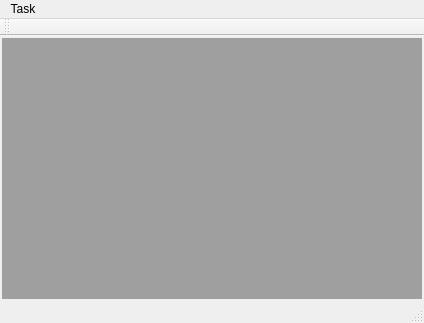
<?xml version="1.0" encoding="UTF-8"?>
<ui version="4.0">
 <class>MainWindow</class>
 <widget class="QMainWindow" name="MainWindow">
  <property name="geometry">
   <rect>
    <x>0</x>
    <y>0</y>
    <width>424</width>
    <height>323</height>
   </rect>
  </property>
  <property name="windowTitle">
   <string>MainWindow</string>
  </property>
  <widget class="QWidget" name="centralWidget">
   <layout class="QGridLayout" name="gridLayout">
    <property name="leftMargin">
     <number>2</number>
    </property>
    <property name="topMargin">
     <number>2</number>
    </property>
    <property name="rightMargin">
     <number>2</number>
    </property>
    <property name="bottomMargin">
     <number>2</number>
    </property>
    <property name="spacing">
     <number>1</number>
    </property>
    <item row="2" column="0">
     <widget class="QMdiArea" name="mdiArea"/>
    </item>
   </layout>
  </widget>
  <widget class="QMenuBar" name="menuBar">
   <property name="geometry">
    <rect>
     <x>0</x>
     <y>0</y>
     <width>424</width>
     <height>21</height>
    </rect>
   </property>
   <widget class="QMenu" name="menuBatch_processing">
    <property name="title">
     <string>Task</string>
    </property>
    <addaction name="actionAddTask"/>
    <addaction name="actionRemoveTask"/>
    <addaction name="separator"/>
    <addaction name="actionExecuteTasks"/>
   </widget>
   <addaction name="menuBatch_processing"/>
  </widget>
  <widget class="QToolBar" name="mainToolBar">
   <attribute name="toolBarArea">
    <enum>TopToolBarArea</enum>
   </attribute>
   <attribute name="toolBarBreak">
    <bool>false</bool>
   </attribute>
  </widget>
  <widget class="QStatusBar" name="statusBar"/>
  <action name="actionExecuteTasks">
   <property name="text">
    <string>Execute</string>
   </property>
  </action>
  <action name="actionAddTask">
   <property name="text">
    <string>Add</string>
   </property>
  </action>
  <action name="actionRemoveTask">
   <property name="text">
    <string>Remove</string>
   </property>
  </action>
 </widget>
 <layoutdefault spacing="6" margin="11"/>
 <resources/>
 <connections/>
</ui>
